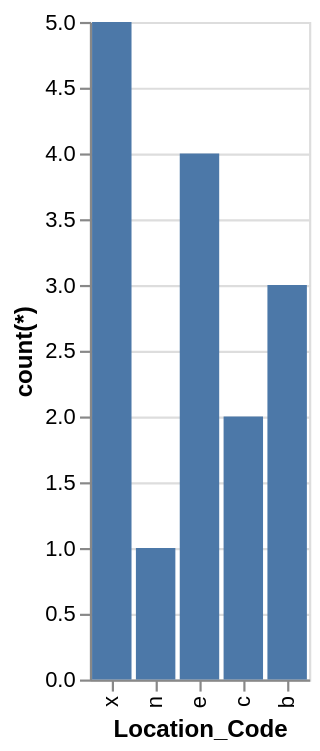

Here is the Vega-Lite specification saved for this chart:
### Vega-Lite specification from a JSON file in a GitHub repository (floating-point values rounded to 4 significant figures)
{"data": {"values": [{"x_data": "x", "y_data": 5}, {"x_data": "n", "y_data": 1}, {"x_data": "e", "y_data": 4}, {"x_data": "c", "y_data": 2}, {"x_data": "b", "y_data": 3}]}, "mark": "bar", "encoding": {"x": {"field": "x_data", "type": "nominal", "title": "Location_Code", "sort": "descending"}, "y": {"field": "y_data", "type": "quantitative", "title": "count(*)"}}}
